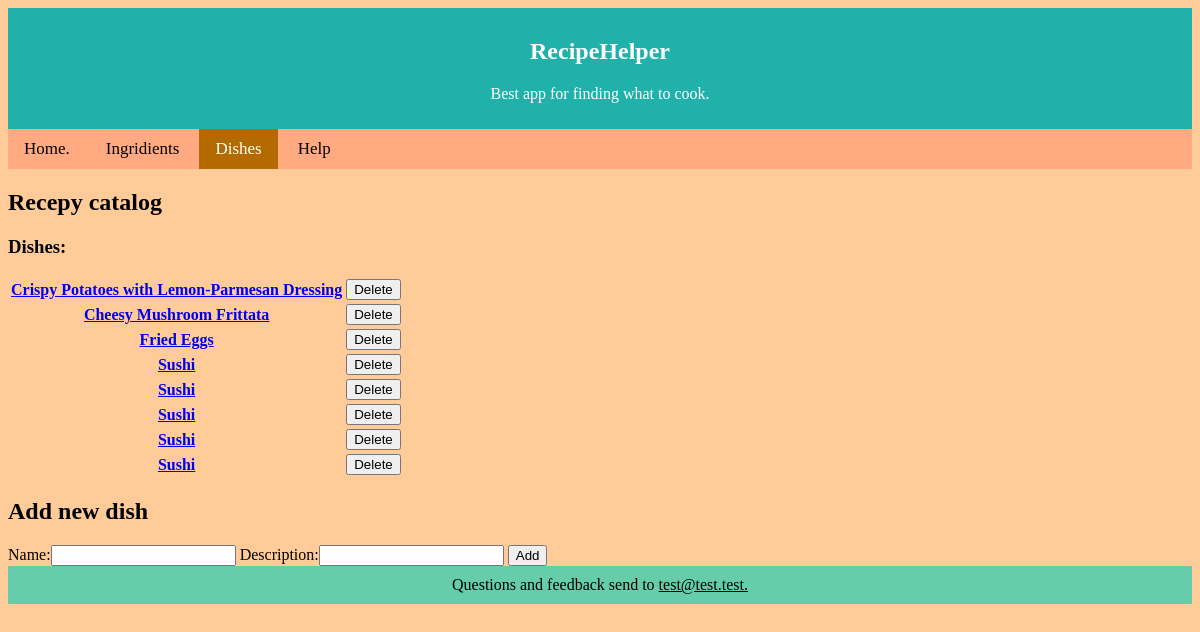
/recipe/, run on an earlier commit of the app's database.
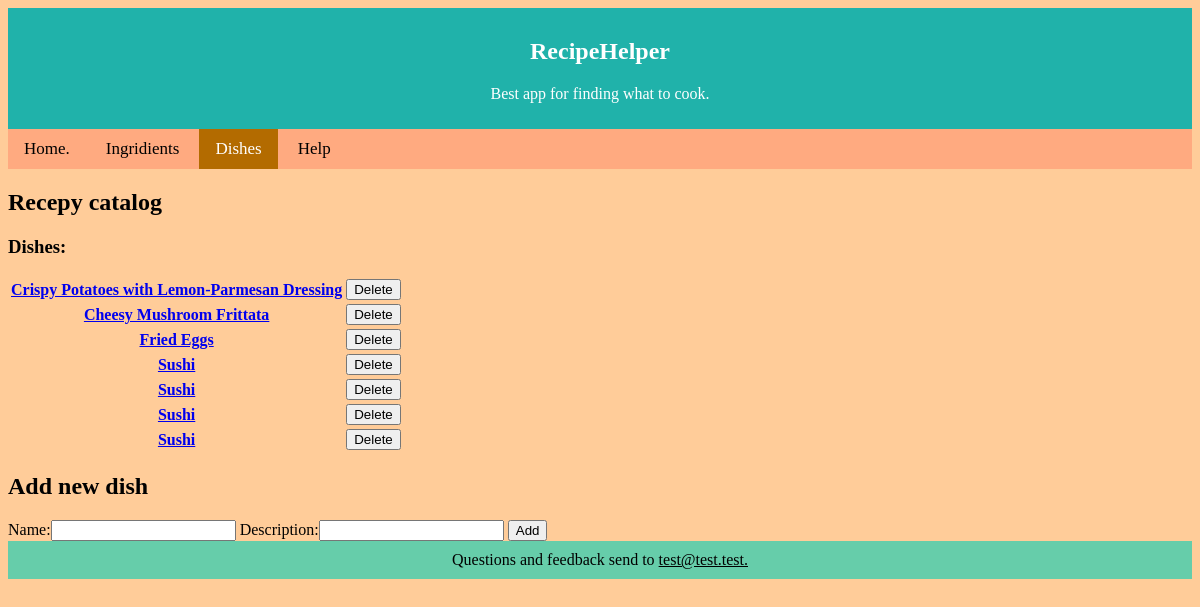
And on a later commit of the database.
### Picker/models.py (models this page shows, shortened)
class Dish(models.Model):
    name = models.CharField(max_length = 100)
    description = models.TextField(blank=True, default='')

### Picker/views.py (the view)
# urls.py: path('recipe/', views.catalog_recipe, name='catalog'),
def catalog_recipe(request):
    dish_list = Dish.objects.all()
    if request.method == 'POST':
        is_deleted = False
        for temp in dish_list:
            if str(temp.id) in request.POST:
                Dish.objects.filter(pk=temp.pk).delete()
                form = NewDish()
                is_deleted = True
                break
        if not is_deleted:
            form = NewDish(request.POST)
            if form.is_valid():
                d = Dish(name = form.cleaned_data['name'], description = form.cleaned_data['description'])
                d.save()
                return HttpResponseRedirect('{}'.format(d.id))
        dish_list = Dish.objects.all()
    else:
        form = NewDish()
    template = loader.get_template('catalog.html')
    context = {
        'dish_list': dish_list,
        'form': form,
    }
    return HttpResponse(template.render(context, request))

### Picker/forms.py
class NewDish(forms.Form):
    name = forms.CharField(max_length = 100)
    description = forms.CharField()

### templates/catalog.html (shortened to what this page needs)
{% extends 'base.html' %}
{% block nav %}
<nav>
    <a href="{% url 'index' %}">Home.</a>
    <a href="{% url 'ing_cat' %}">Ingridients</a>
    <a class="active" href="{% url 'catalog' %}">Dishes</a>
    <a>Help</a>
</nav>
{% endblock %}
{% block content %}
<h2>Recepy catalog</h2>
<h3>Dishes:</h3>
{% if dish_list %}
<table>
    {% for dish in dish_list %}
    <tr>
    <th><a href="/recipe/{{ dish.id }} "> {{ dish.name }} </a></th>
    <th><form method="post" >
        <input type="submit" name = "{{ dish.id}}" value="Delete">
    </form></th>
    </tr>
    {% endfor %}
</table>
{% endif %}
<h2>Add new dish</h2>
<form method="post">
    {{ form }}
    <input type="submit" value="Add">
</form>
{% endblock %}

What changed in the data, as far as the page shows it:
removed Dish: name "Sushi"
